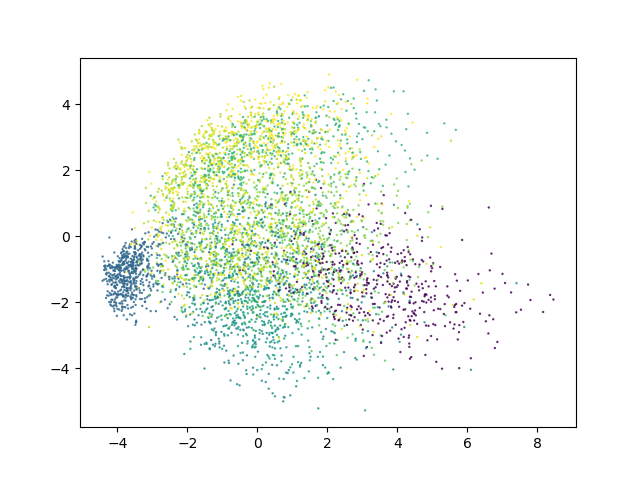

Python code for this plot:
import numpy as np
import matplotlib.pyplot as plt

def kLargestEig (A, k):
    values, vectors = np.linalg.eig(A)
    # Eigenvalues of every PSD matrix A are always non-negative
    indices = values.argsort()[::-1][:k] 
    return vectors[:, indices]

def PCA(Xtilde, Y):
    # Shift X such that var(X) stays the same but mean(X) = 0
    Xtilde = Xtilde - np.mean(Xtilde, axis=1)[:, None]
    # Find out the largest 2 eigen vector
    vectors = kLargestEig(Xtilde.dot(Xtilde.T), 2).T
    # Setup1: scatter plot
    x = vectors[0].dot(Xtilde)
    y = vectors[1].dot(Xtilde)
    
    # Setup2: takes the opposite value of the vectors, which will produce the same graph as provide in the homework instruction
    # x = -vectors[0].dot(Xtilde)
    # y = -vectors[1].dot(Xtilde)
    colors = np.argmax(Y, axis=1)**0.5
    plt.scatter(x, y, s=0.5, c=colors, alpha=0.8)
    plt.show()

if __name__ == "__main__":
    # Load data
    X = np.load("small_mnist_test_images.npy").T # 784*N
    Y = np.load("small_mnist_test_labels.npy") # N*10
    PCA(X, Y)
